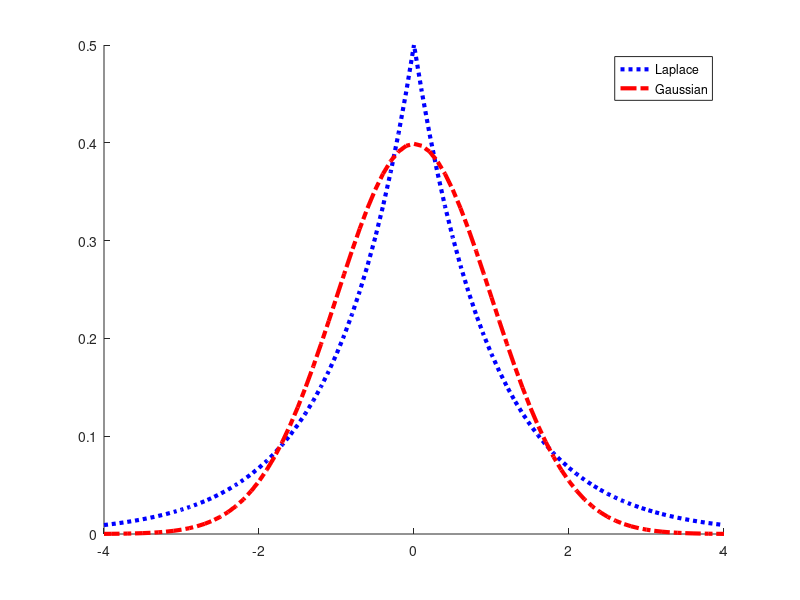

MATLAB code for this plot: (Note: this script raises an error after producing the figure.)
xs = -4:0.1:4;
mu = 0; b = 1;
pLap = 1/(2*b)*exp(-abs(xs-mu)/b);
pGauss = normpdf(xs,0, 1);

figure; hold on

plot(xs, pLap, 'b:', 'linewidth', 3);
plot(xs, pGauss, 'r-.', 'linewidth', 3);
legend('Laplace', 'Gaussian')
printPmtkFigure('laplaceVsGauss')
